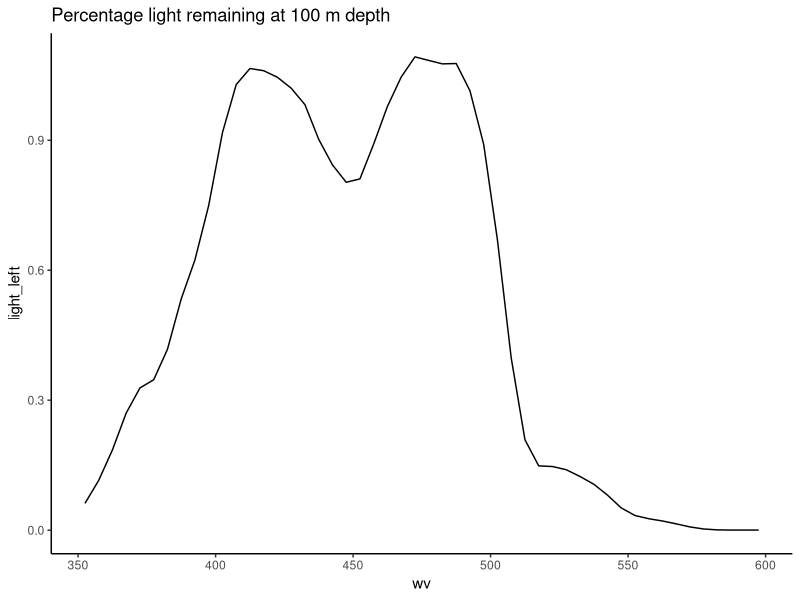
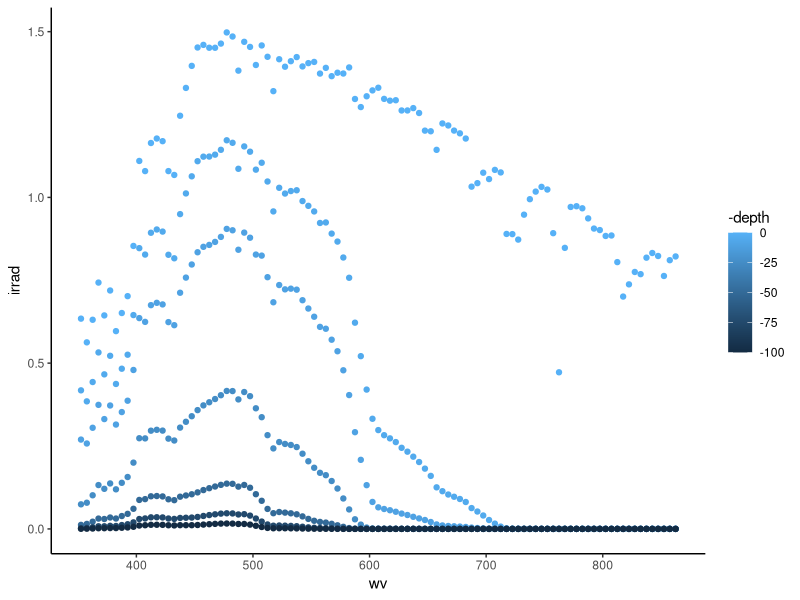
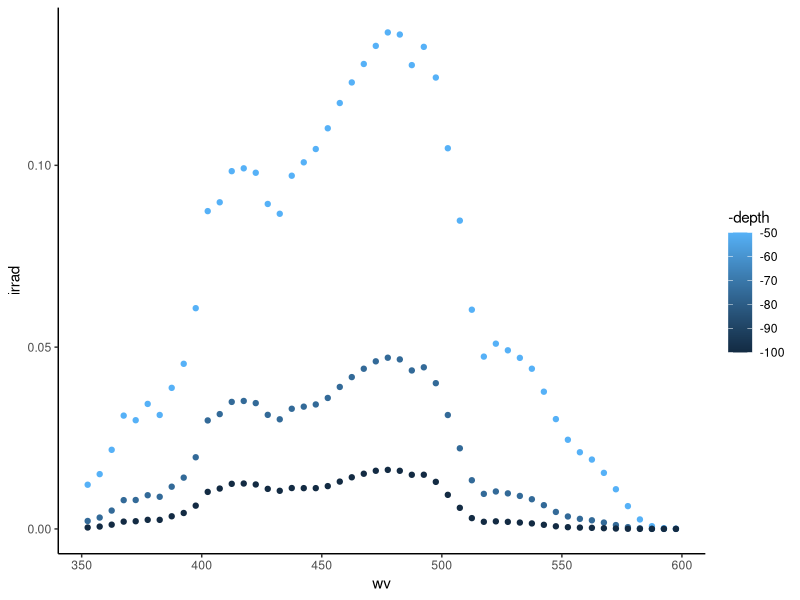
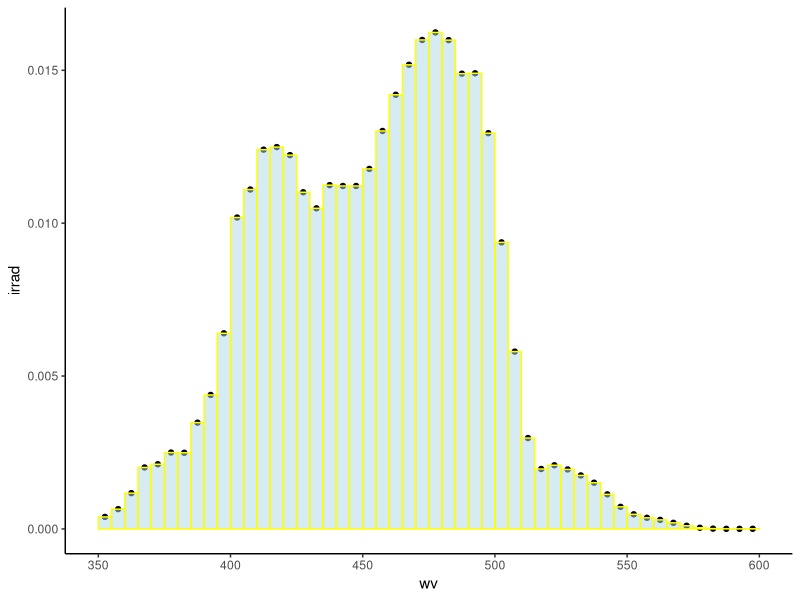
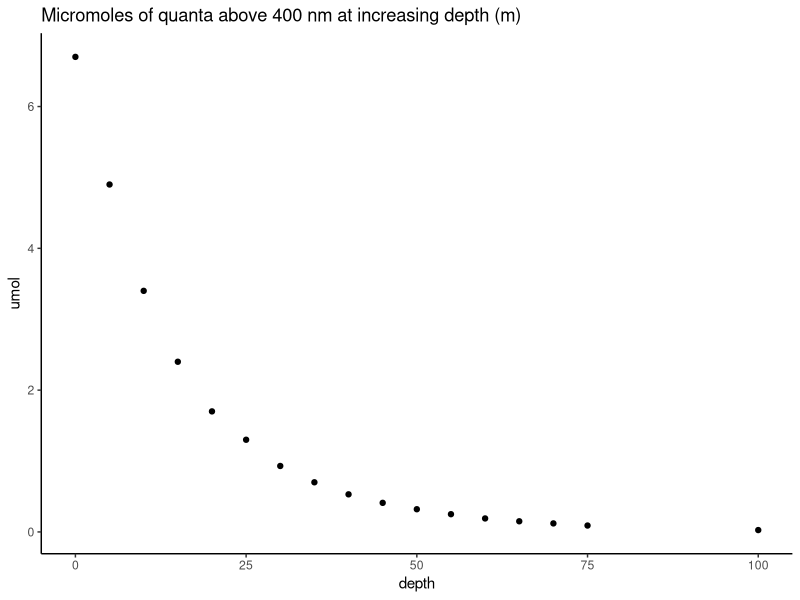

Generate these figures, in order, with R:
## ---- chunk 1
knitr::opts_chunk$set(echo = TRUE)
## ---- chunk 2
library('tidyverse')
## ---- chunk 3
#seq1 <- seq(from=0,to=75,by=5)
MC_Ed <- read_delim('MC_Ed_R1F1.txt',delim=',')#,# col_names = c('wv',seq1),skip=1)
colnames(MC_Ed)[1] <- 'wv'
MC_Ed$`100` <- ( MC_Ed$`75` / MC_Ed$`50` ) * MC_Ed$`75`
head(MC_Ed)
## ---- chunk 4
MC_Ed %>%
  filter(wv <= 600) %>%
  mutate(light_left = 100*`100` / `0`) %>%
  ggplot(aes(y=light_left,x=wv)) + geom_line() + 
  ggtitle('Percentage light remaining at 100 m depth') + theme_classic()
## ---- chunk 5
avogadro = 6.02214076*10^23
MC_Ed %>% gather(key="depth",value="irrad",-'wv') %>% 
  mutate(quanta = (irrad / 1e6) * avogadro) -> mced
mced$depth <- as.numeric(mced$depth)
head(mced)
## ---- chunk 6
mced %>% group_by(depth) %>%
  #filter(wv < 700) %>%
  filter(depth %in% c(0,5,10,25,50,75,100)) %>%
 # filter(depth[depth%%2==0]) %>%
  ggplot(aes(x=wv,y=irrad,color=-depth)) + geom_point() + theme_classic()
## ---- chunk 7
mced %>% group_by(depth) %>%
  filter(between(wv,350,600)) %>%
  filter(depth %in% c(50,75,100)) %>%
 # filter(depth[depth%%2==0]) %>%
  ggplot(aes(x=wv,y=irrad,color=-depth)) + geom_point() + theme_classic()
## ---- chunk 8
mced %>% group_by(depth) %>%
  filter(wv < 600) %>%
  filter(depth %in% 100) %>%
 # filter(depth[depth%%2==0]) %>%
  ggplot(aes(x=wv,y=irrad)) + geom_point() + 
  geom_col(width=5,alpha=.5,fill="lightblue",col="yellow") +
 # geom_smooth(method = "loess", span=0.1) + 
  theme_classic()
## ---- chunk 9
mced %>%
  filter(depth==100,wv < 400) %>% summarise(
    sum(irrad)) -> below400nm

mced %>%
  filter(depth==100) %>% summarise(
    sum(irrad)) -> allat100m

print(paste0('Percentage of photons below 400nm at 100 m depth: ',
            round(100 * below400nm / allat100m,1),'%'))
## ---- chunk 10
mced %>% filter(wv <= 400) %>%
  group_by(depth) %>%
  summarise(umol = signif(sum(irrad),2),
            quanta = signif(sum(irrad/1e6),3)*avogadro
            ) -> umol
qplot(data=umol,depth,umol,main='Micromoles of quanta above 400 nm at increasing depth (m)') + theme_classic()
## ---- chunk 11
tail(umol)
